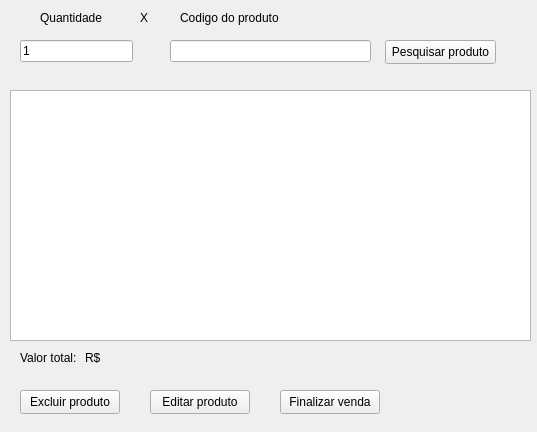
<?xml version="1.0" encoding="UTF-8"?>
<ui version="4.0">
 <class>fm_nova_venda</class>
 <widget class="QDialog" name="fm_nova_venda">
  <property name="geometry">
   <rect>
    <x>0</x>
    <y>0</y>
    <width>537</width>
    <height>432</height>
   </rect>
  </property>
  <property name="windowTitle">
   <string>Dialog</string>
  </property>
  <widget class="QLineEdit" name="txt_qtde">
   <property name="geometry">
    <rect>
     <x>20</x>
     <y>40</y>
     <width>113</width>
     <height>22</height>
    </rect>
   </property>
   <property name="text">
    <string>1</string>
   </property>
  </widget>
  <widget class="QLineEdit" name="txt_codprod">
   <property name="geometry">
    <rect>
     <x>170</x>
     <y>40</y>
     <width>201</width>
     <height>22</height>
    </rect>
   </property>
  </widget>
  <widget class="QTableWidget" name="tw_listaprod">
   <property name="geometry">
    <rect>
     <x>10</x>
     <y>90</y>
     <width>521</width>
     <height>251</height>
    </rect>
   </property>
  </widget>
  <widget class="QLabel" name="label">
   <property name="geometry">
    <rect>
     <x>40</x>
     <y>10</y>
     <width>81</width>
     <height>16</height>
    </rect>
   </property>
   <property name="text">
    <string>Quantidade</string>
   </property>
  </widget>
  <widget class="QLabel" name="label_2">
   <property name="geometry">
    <rect>
     <x>140</x>
     <y>10</y>
     <width>21</width>
     <height>16</height>
    </rect>
   </property>
   <property name="text">
    <string>X</string>
   </property>
  </widget>
  <widget class="QLabel" name="label_3">
   <property name="geometry">
    <rect>
     <x>180</x>
     <y>10</y>
     <width>111</width>
     <height>16</height>
    </rect>
   </property>
   <property name="text">
    <string>Codigo do produto</string>
   </property>
  </widget>
  <widget class="QLabel" name="label_4">
   <property name="geometry">
    <rect>
     <x>20</x>
     <y>350</y>
     <width>61</width>
     <height>16</height>
    </rect>
   </property>
   <property name="text">
    <string>Valor total:</string>
   </property>
  </widget>
  <widget class="QLabel" name="lb_total">
   <property name="geometry">
    <rect>
     <x>85</x>
     <y>350</y>
     <width>100</width>
     <height>16</height>
    </rect>
   </property>
   <property name="text">
    <string>R$</string>
   </property>
  </widget>
  <widget class="QPushButton" name="btn_pesquisaprod">
   <property name="geometry">
    <rect>
     <x>385</x>
     <y>40</y>
     <width>111</width>
     <height>24</height>
    </rect>
   </property>
   <property name="text">
    <string>Pesquisar produto</string>
   </property>
   <property name="autoDefault">
    <bool>false</bool>
   </property>
  </widget>
  <widget class="QPushButton" name="btn_editprod">
   <property name="geometry">
    <rect>
     <x>150</x>
     <y>390</y>
     <width>100</width>
     <height>24</height>
    </rect>
   </property>
   <property name="text">
    <string>Editar produto</string>
   </property>
   <property name="autoDefault">
    <bool>false</bool>
   </property>
  </widget>
  <widget class="QPushButton" name="btn_excluirprod">
   <property name="geometry">
    <rect>
     <x>20</x>
     <y>390</y>
     <width>100</width>
     <height>24</height>
    </rect>
   </property>
   <property name="text">
    <string>Excluir produto</string>
   </property>
   <property name="autoDefault">
    <bool>false</bool>
   </property>
  </widget>
  <widget class="QPushButton" name="btn_final">
   <property name="geometry">
    <rect>
     <x>280</x>
     <y>390</y>
     <width>100</width>
     <height>24</height>
    </rect>
   </property>
   <property name="text">
    <string>Finalizar venda</string>
   </property>
   <property name="autoDefault">
    <bool>false</bool>
   </property>
  </widget>
 </widget>
 <resources/>
 <connections/>
</ui>
